Frame 1 (no input): blank canvas, image omitted
Frame 60 (no input): blank canvas, image omitted
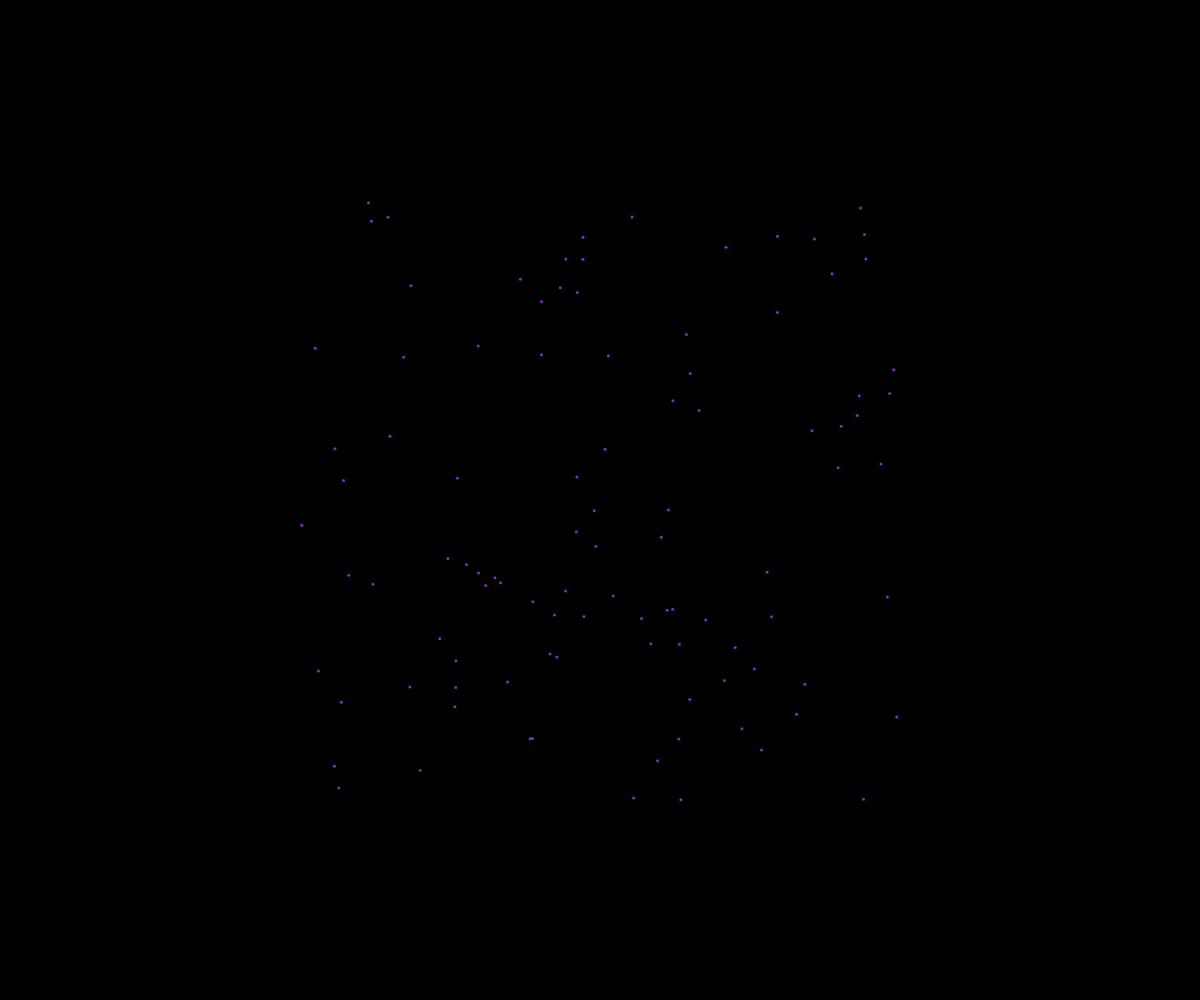
Frame 120 (the mouse pressed at the canvas centre since frame 60)

The p5.js sketch whose frames 1 and 60 were blank and that drew this single picture after the mouse press (run headless with seeded random() and noise() and a simulated clock; from frame 60 on, the mouse is pressed at the canvas centre):

// p5.js sketch
// ── sketch.js
// Fireworks OOP
// can add more stuff

class Spark {
  constructor (x, y, dx, dy, r, g, b) {
    this.x = x;
    this.y = y;
    this.dx = dx;
    this.dy = dy;
    this.r = r;
    this.g = g;
    this.b = b;
    this.alpha = 255;
    this.size = 3;
    this.gravity = - 0.01;
  }

  display() {
    noStroke();
    fill(this.r, this.g, this.b, this.alpha);
    circle(this.x, this.y, this.size);
  }

  update() {
    this.x += this.dx;
    this.y += this.dy;

    this.alpha --; // fade away
  }

  isDead() {
    return this.alpha <= 0;
  }
}

let fireworks = [];

function setup() {
  createCanvas(windowWidth, windowHeight);
}

function draw() {
  background("black");
  for (let i = fireworks.length - 1; i >= 0; i --) {
    fireworks[i].update();
    fireworks[i].display();

    // remove if needed
    if(fireworks[i].isDead()) {
      fireworks.splice(i, 1);
    }
  }
}

function mousePressed() {
  let r = random(255);
  let g = random(255);
  let b = random(355);
  let angle = 0;
  for (let i = 0; i < 100; i ++) {
    spawnSpark(r, g, b, angle);
  }
}

function spawnSpark(r, g, b) {
  let theSpark = new Spark(mouseX, mouseY, random(-5, 5), random(-5, 5), r, g, b,);
  fireworks.push(theSpark);
}
